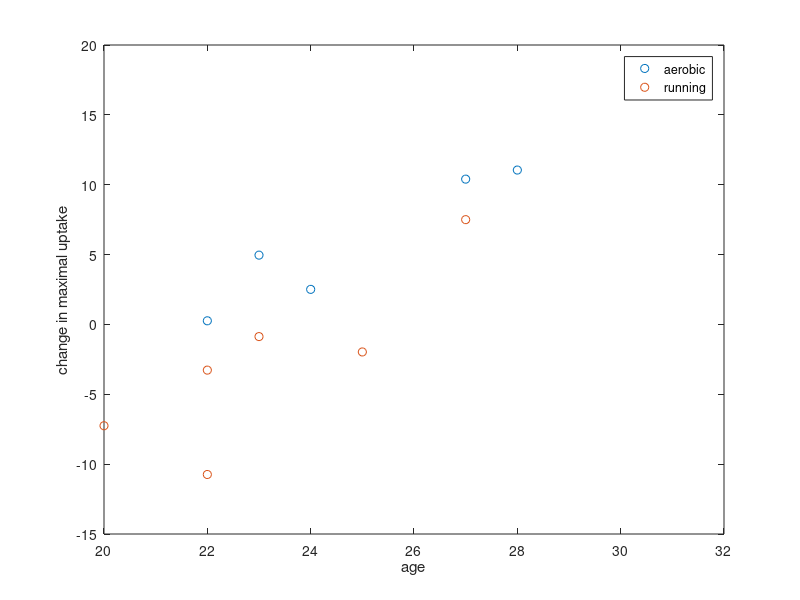

The MATLAB script that drew this image:
% chapter 9.1
%
% NPQ $2019.11.02$

clear

x2 = [0,0,0,0,0,0,1,1,1,1,1,1]';     % 0/1: running/aerobic
x3 = [23,22,22,25,27,20,31,23,27,28,22,24]'; % age
x1 = ones(size(x3));    % for intercept term
x4 = x2.*x3;
y = [-0.87,-10.74,-3.27,-1.97,7.50,-7.25,17.05,4.96,10.40,11.05,0.26,2.51]';
X = [x1, x2, x3, x4];

[n,p] = size(X);

figure
hold on;
scatter(x3(x2==1),y(x2==1));
scatter(x3(x2==0),y(x2==0));
box on;
xlabel('age');
ylabel('change in maximal uptake');
legend({'aerobic','running'},'Location','best');

% --- OLS
beta_ols = inv(X'*X)*(X'*y)             % coefficent
SSR = sum((y-X*beta_ols).^2)            % SSR of OLS
sigma2_ols = SSR/(n-p)                  % unbiased estimate of the std of the innovation term
beta_ols_std = sqrt(diag(inv(X'*X)*sigma2_ols))     % std of coefficients